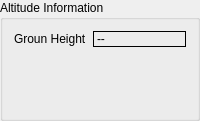
    <widget class="QGroupBox" name="groupBox_9">
     <property name="title">
      <string>Altitude Information</string>
     </property>
     <layout class="QGridLayout" name="gridLayout_9">
      <item row="2" column="1">
       <widget class="QLabel" name="label_67">
        <property name="frameShape">
         <enum>QFrame::NoFrame</enum>
        </property>
        <property name="text">
         <string/>
        </property>
       </widget>
      </item>
      <item row="0" column="0">
       <widget class="QLabel" name="UAVPlaneStates_DistanceHeight_NAME">
        <property name="sizePolicy">
         <sizepolicy hsizetype="Fixed" vsizetype="Preferred">
          <horstretch>0</horstretch>
          <verstretch>0</verstretch>
         </sizepolicy>
        </property>
        <property name="text">
         <string>Groun Height</string>
        </property>
       </widget>
      </item>
      <item row="0" column="1">
       <widget class="QLabel" name="UAVPlaneStates_DistanceHeight_VALUE">
        <property name="sizePolicy">
         <sizepolicy hsizetype="Ignored" vsizetype="Preferred">
          <horstretch>0</horstretch>
          <verstretch>0</verstretch>
         </sizepolicy>
        </property>
        <property name="frameShape">
         <enum>QFrame::Box</enum>
        </property>
        <property name="text">
         <string>--</string>
        </property>
       </widget>
      </item>
      <item row="1" column="1">
       <widget class="QLabel" name="label_68">
        <property name="frameShape">
         <enum>QFrame::NoFrame</enum>
        </property>
        <property name="text">
         <string/>
        </property>
       </widget>
      </item>
      <item row="3" column="1">
       <widget class="QLabel" name="label_3">
        <property name="text">
         <string/>
        </property>
       </widget>
      </item>
     </layout>
    </widget>
